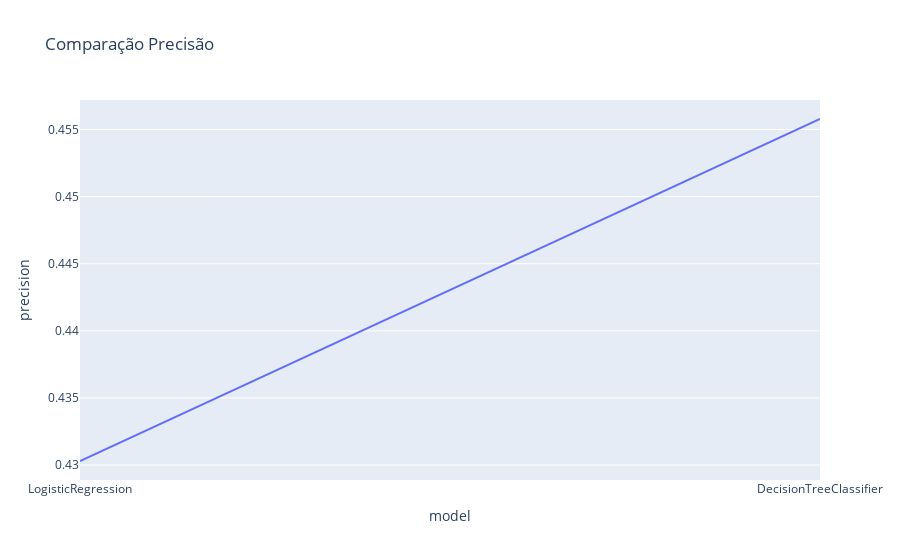

Here is the notebook cell this chart was saved with:
### Code cell
df = d.sort_values(by="precision",ascending=True)
fig = px.line(df, x = "model",y="precision",title="Comparação Precisão")
fig.show()

### Figure 1 — Plotly figure (JSON) as saved in the notebook; plotly's stock layout.template omitted (floating-point values rounded to 4 significant figures)
{"data": [{"hovertemplate": "model=%{x}<br>precision=%{y}<extra></extra>", "legendgroup": "", "line": {"color": "#636efa", "dash": "solid"}, "mode": "lines", "name": "", "orientation": "v", "showlegend": false, "type": "scatter", "x": ["LogisticRegression", "DecisionTreeClassifier"], "xaxis": "x", "y": [0.4303, 0.4558], "yaxis": "y"}], "layout": {"legend": {"tracegroupgap": 0}, "title": {"text": "Comparação Precisão"}, "xaxis": {"anchor": "y", "domain": [0, 1], "title": {"text": "model"}}, "yaxis": {"anchor": "x", "domain": [0, 1], "title": {"text": "precision"}}}}
